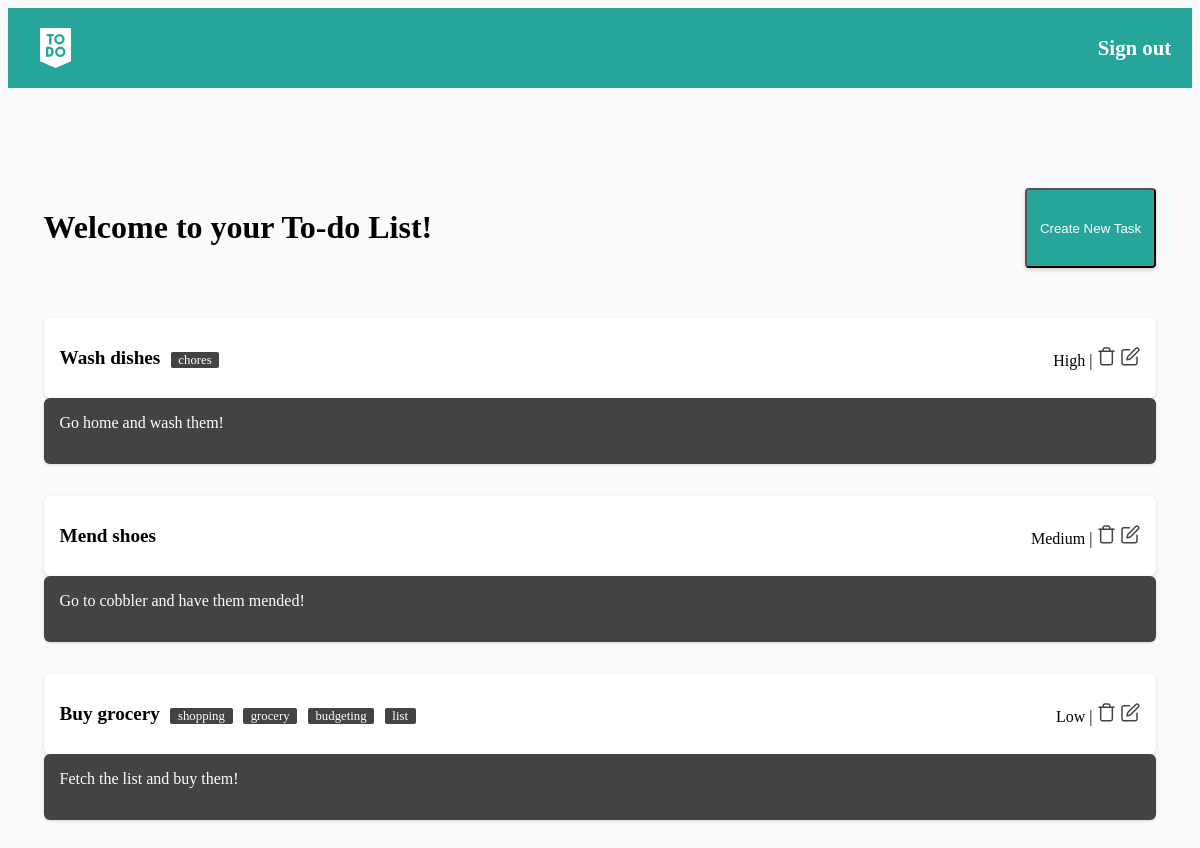
The page /todoapp/todolist.php (signed in) on the database its author committed.
### tables this page shows
CREATE TABLE `tasks` ( 
    `taskid` INT UNSIGNED auto_increment NOT NULL primary key, 
    `title` VARCHAR(255) NOT NULL , 
    `priority` TINYINT UNSIGNED NOT NULL check (priority in (0, 1, 2)) , 
    `description` TEXT NOT NULL , 
    `labels` TINYTEXT, 
    `userid` INT UNSIGNED NOT NULL, 
    foreign key (userid) references users(userid));

### todoapp/scripts/script_tasksListings.php (the view, shortened to what this page needs)
<?php
require_once("../todoapp_scripts/script_dbConnection.php");
    function ShowPriority($priority, $taskId){
        if($priority == 1)
            echo "<span class=\"priority " . $taskId . "\">Low</span>";
        else if($priority == 2)
            echo "<span class=\"priority " . $taskId . "\">Medium</span>";
        else
            echo "<span class=\"priority " . $taskId . "\">High</span>";
    }
    function ShowLabels($labels, $taskId){
        if($labels == NULL)
            return;
        if(isset($labels)){
            $arrLabels = explode(',', $labels);
            foreach ($arrLabels as $label)
                echo "<span class=\"labels  " . $taskId . "\">" . $label . "</span> ";
        }
    }
?>
<?php
    if(isset($_SESSION['loggedin'])){
        if($_SESSION['loggedin'] == true){
            if($link){
                $userid = $_SESSION['userid'];
                $fetchQuery = "select * from tasks where userid = '$userid';";
                $result = mysqli_query($link, $fetchQuery);
                if($result){
                    while($row = mysqli_fetch_array($result)){
                        $taskId = $row["taskid"];
                        $title = $row["title"];
                        $description = $row["description"];
                        $labels = $row["labels"];
                        $priority = $row["priority"];
                        echo "<div class='tasklist'><div class='inside1'>";
                        echo "<span class=\"title ". $taskId . "\">" . $title . "</span> ";
                        ShowLabels($labels, $taskId);
                        echo "</div> <div class='inside2'>";
                        ShowPriority($priority, $taskId);
                        echo " | <a href='scripts/script_taskDelete.php?id=" . $taskId . "'><img src='images/trash-large.svg' /></a> ";
                        echo " <a href='javascript:void(0);' onclick=\"ExecNewTask('edit-task'," . $taskId . ");\"><img src='images/edit-small.svg' /></a> <br />";
                        echo "</div></div>";
                        echo "<div class='description'><span class=\"desc " . $taskId . "\">" . $description . "</span></div>";
                    }
                }
            }
            else{
                session_destroy();
                header('location: ../index.php?msg=3');
            }
        }
        else{
            header('location: ../index.php');
        }
    }
    else{
            header('location: ../index.php');
    }
?>

### todoapp/todolist.php (shortened to what this page needs)
<!DOCTYPE html>
<html>
    <head>
    </head>
    <body>
        <div id="top-bar">
                <img src='images/to-do.svg' />
                <a href='scripts/script_logout.php' id='signout-btn'>Sign out</a>
        </div>
        <div class='create-bar'><h1>Welcome to your To-do List!</h1>
            <button onclick="ExecNewTask('create-task');">Create New Task</button>
        </div><br />
        <div id="list-tasks">
            <?php  include("scripts/script_tasksListings.php"); ?>
        </div>
    </body>
</html>

### todoapp/todolist.php (style rules this page uses)
body { background: #FAFAFA 0% 0% no-repeat padding-box; opacity: 1; }
#top-bar { display: flex; top: 0px; width: 100%; height: 5em; margin-bottom: 2em; justify-content: space-between; align-items: center; background: #26A69A 0% 0% no-repeat padding-box; opacity: 1; }
#top-bar img { margin: auto; margin-left: 2em; }
.tasklist { display: flex; width: 94%; height: 5em; background: #FFFFFF 0% 0% no-repeat padding-box; box-shadow: 0px 1px 3px #00000029; border-radius: 6px; opacity: 1; margin: auto; margin-bottom: 0; justify-content: space-between; }
.inside1 { margin: auto; margin-left: 1em; }
.inside2 { margin: auto; margin-right: 1em; }
.tasklist .labels { background: #434343 0% 0% no-repeat padding-box; border-radius: 2px; opacity: 1; color: white; padding: 0.1em 0.6em; font-size: 0.8em; margin-left: 0.5em; }
.description { display: flex; width: 94%; background: #434343 0% 0% no-repeat padding-box; box-shadow: 0px 1px 3px #00000029; border-radius: 6px; justify-content: left; align-items: center; opacity: 1; margin: auto; margin-top: 0; margin-bottom: 2em; }
.desc { color: white; padding-top: 1em; margin-left: 1em; margin-bottom: 2em; }
.tasklist .title { font-size: 1.2em; font-weight: bold; }
.create-bar { display: flex; width: 94%; height: 5em; background: #FAFAFA 0% 0% no-repeat padding-box; opacity: 1; margin: auto; margin-top: 100px; margin-bottom: 2em; justify-content: space-between; }
.create-bar button { color: white; background: #26A69A 0% 0% no-repeat padding-box; box-shadow: 0px 2px 4px #00000029; border-radius: 4px; opacity: 1; padding: 1em; }
#signout-btn { color: white; font-weight: bold; font-size: 1.3em; border-radius: 4px; opacity: 1; padding: 1em; text-decoration: none; }

### rows shown on the page
tasks: title "Wash dishes", labels "chores", description "Go home and wash them!"
tasks: title "Mend shoes", description "Go to cobbler and have them mended!"
tasks: title "Buy grocery", labels "shopping", labels "grocery", labels "budgeting", labels "list", description "Fetch the list and buy them!"
